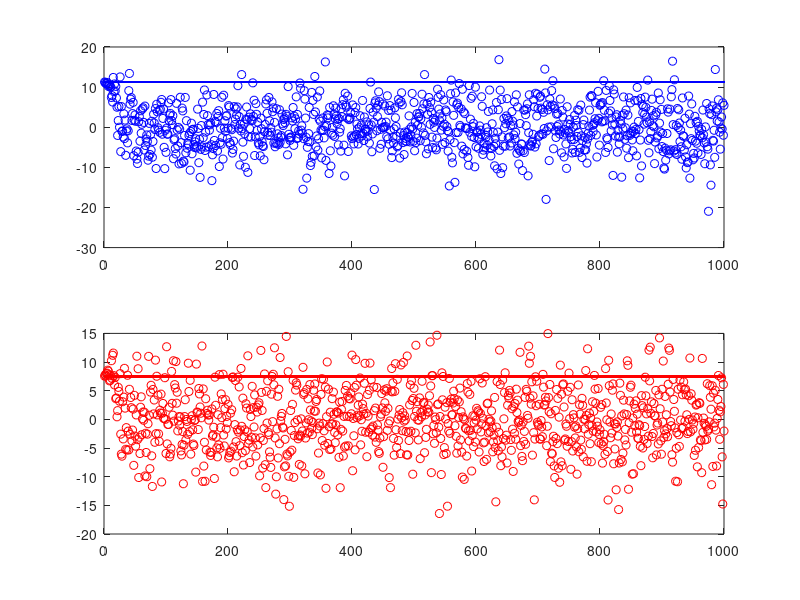

The MATLAB source for this figure:
%% Afric_Sim_test_Cumulant
clc;clear all;
%% Initializations
g_weight = 1; %ground weighting factor
v_weight = 1;   %veg weighting factor
n_weight = 1*10^(-1);
Pol_ground = [1;1;0];  Pol_Cum_ground = [1;0;0]; %ground
Pol_vegitation = [1;0;1]; Pol_Cum_vegitation = [0;1;0]; %vegitation
ground_offset = -pi/16; % ground interferomitry offset
vegitation_offset = -pi/24;    % veg interferomitry offset

Window = 100;    %size of window
Averaged_samples = 1000;

est_ground_angle=zeros(Averaged_samples,1); est_vegitation_angle=zeros(Averaged_samples,1);
% mag1=zeros(Averaged_samples,1); mag2=zeros(Averaged_samples,1);


%% Matrix Calculations
% Implimenting a window. Esprit and SR techniques
for Averaged_sample = 1:Averaged_samples;
    Noise = Averaged_sample*n_weight;
    for i = 1:Window
        
        g =  Pol_ground*(sqrt(-2*log(1-rand(1,Window))).*exp(1i*2*pi*rand(1,Window)));
        v =  Pol_vegitation*(sqrt(-2*log(1-rand(1,Window))).*exp(1i*2*pi*rand(1,Window)));
        
        signal_1 = g_weight*g + v_weight*v;
        signal_2 = g_weight*exp(1i*ground_offset)*g + v_weight*exp(1i*vegitation_offset)*v;
        
        AddedNoise_1 = Noise*sqrt(-2*log(1-rand(3,Window))).*exp(1i*2*pi*rand(3,Window));
        AddedNoise_2 = Noise*sqrt(-2*log(1-rand(3,Window))).*exp(1i*2*pi*rand(3,Window));

        signal_1_Noise = signal_1 + AddedNoise_1;
        signal_2_Noise = signal_2 + AddedNoise_2;
        
        S1 = [signal_1_Noise(1,:).*signal_1_Noise(2,:)
            signal_1_Noise(1,:).*signal_1_Noise(3,:)
            signal_1_Noise(2,:).*signal_1_Noise(3,:)];
        
        S2 = [signal_2_Noise(1,:).*signal_2_Noise(2,:)
            signal_2_Noise(1,:).*signal_2_Noise(3,:)
            signal_2_Noise(2,:).*signal_2_Noise(3,:)];
        
        R1 = S1*S1';
        R2 = S1*S2';
        
        [u,c] = eig(pinv(R1)*R2);
        
        sg = abs(Pol_Cum_ground'*u);
        [~,kk] = sort(sg,'descend');
        est_ground_angle(Averaged_sample) = est_ground_angle(Averaged_sample) + 0.5*angle(c(kk(1),kk(1)))/Window;
        %         mag1(Averaged_sample) = mag1(Averaged_sample) + abs(c(kk(1),kk(1)))/Window;
        
        sv = abs(Pol_Cum_vegitation'*u);
        [~,kk] = sort(sv,'descend');
        est_vegitation_angle(Averaged_sample) = est_vegitation_angle(Averaged_sample) + 0.5*angle(c(kk(1),kk(1)))/Window;
        %         mag2(Averaged_sample) = mag2(Averaged_sample) + abs(c(kk(1),kk(1)))/Window;
        
    end
end
%% Ploting Results

figure(3);title('Ground angle in degrees');
subplot(2,1,1)
plot(est_ground_angle*180/pi,'bo'); %Estimated ground angle
hold on;
plot(-1*ones(Averaged_samples,1)*ground_offset*180/pi,'b.'); %actual Ground Phase
hold off;

% figure(4);
subplot(2,1,2)
title('Vegitation angle in degrees');
plot(est_vegitation_angle*180/pi,'ro'); %Estimated Vegitation angle
hold on;
plot(-1*ones(Averaged_samples,1)*vegitation_offset*180/pi,'r.'); %actual Vegitation phase
hold off;

% figure(2)
% hold on;
% plot(mag1,'b+');
% plot(mag2,'ro');
% hold off;
